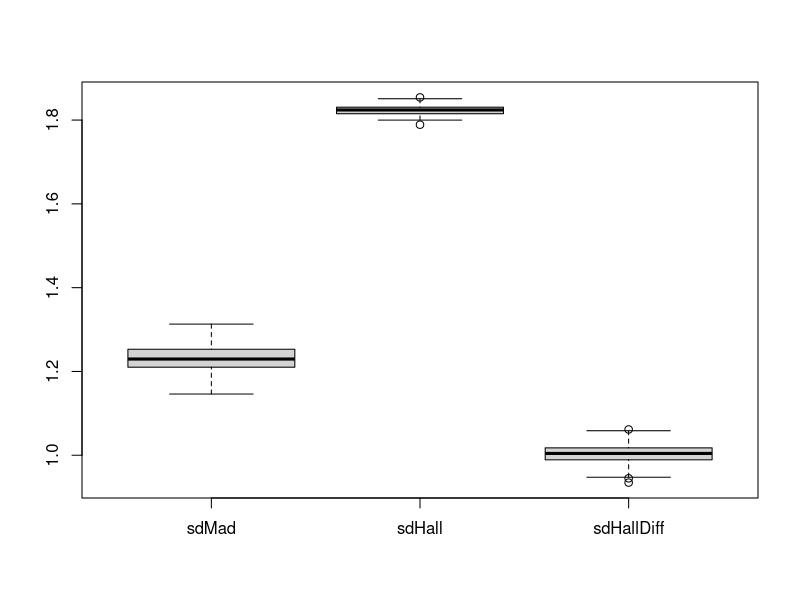
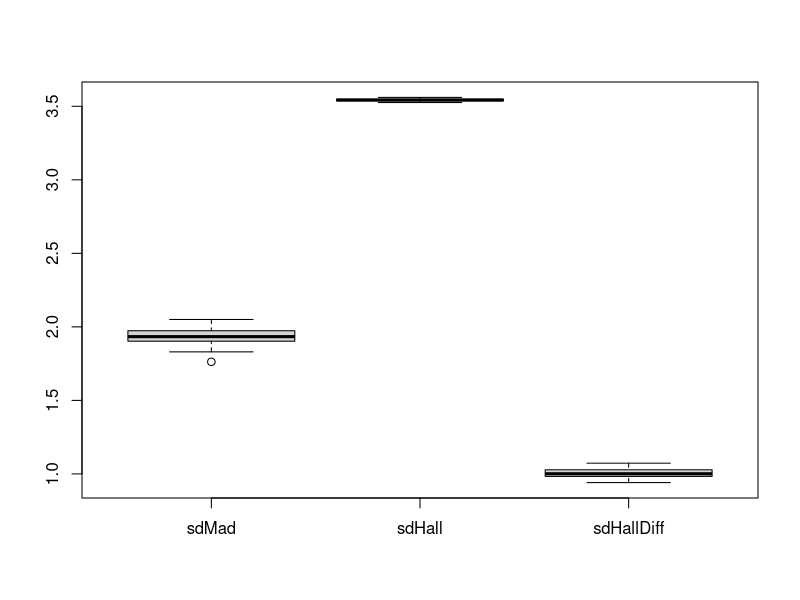
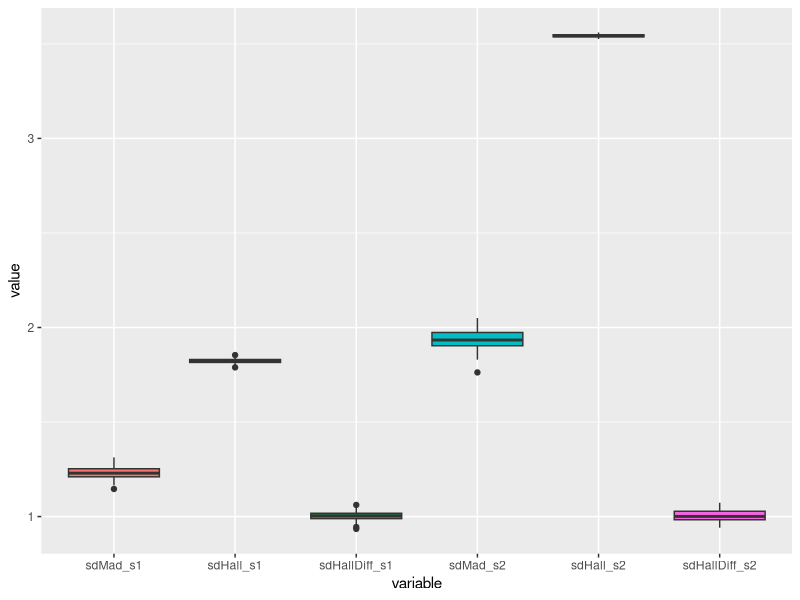

These figures' R source, in order:

# the sdDiff function gives an estimate of the standard deviation with two possible methods (HALL, MAD)

sdDiff <- function(x, method = 'HALL')
{
  if(is.numeric(x) == FALSE || length(x) < 2){stop('x is not a numeric vector of length > 1')}
  if(method == "HALL")
  {
    n = length(x)
    wei <- c(0.1942, 0.2809, 0.3832, -0.8582)
    mat <- wei %*% t(x)
    mat[2, -n] = mat[2, -1]
    mat[3, -c(n-1, n)] = mat[3, -c(1, 2)]
    mat[4, -c(n-2, n-1, n)] = mat[4, -c(1, 2, 3)]
    return(sqrt(sum(apply(mat[, -c(n-2, n-1, n)], 2, sum)^2) / (n-3)))
  }
  if(method == "MAD")
  {
    return(mad(diff(x)/sqrt(2)))
  }
  return(NULL)
}

# the estim_sigma function gives an estimate of the standard deviation 
# with three possible methods (HALL, MAD, sdHallDiff) based on the previous sdDiff function

estim_sigma <- function(signal, sigma, nbSimus)
{
  # the new normalization coefficient
  d0 <- 0.1942
  d1 <- 0.2809
  d2 <- 0.3832
  d3 <- -0.8582
  corrector <- sqrt(d3^2 + (d2-d3)^2 + (d1-d2)^2 + (d0-d1)^2 + d0^2)
  
  #data generation
  n <- length(signal)
  y <- signal + rnorm(n, 0, sigma)
  
  sdMad <- sdDiff(y, method = "MAD")
  sdHall <- sdDiff(y, method = "HALL")
  sdHallDiff <- sdDiff(diff(y), method = "HALL")/corrector
  
  response <- c(sdMad = sdMad, sdHall = sdHall, sdHallDiff = sdHallDiff)
  return(response)
}
 
########             ########
######## SIMULATIONS ########
########             ########

nbSimus <- 100 #number of simulations

sigma <- 1 # We choose a noise level (standard deviation)
n <- 333 # data length is 3*n

signal1 <- c(seq(from = 0, to = n, length.out = n), seq(from = n, to = 0, length.out = n),  seq(from = 0, to = n, length.out = n))
signal2 <- n * cos(3*pi/(3*n) * 0:(3*n-1))

##### estimation nbSimus times of the three sd estimates #####
res_signal1 <- replicate(nbSimus, estim_sigma(signal1, sigma))
res_signal2 <- replicate(nbSimus, estim_sigma(signal2, sigma))

df_s1 <- as.data.frame(t(res_signal1))
df_s2 <- as.data.frame(t(res_signal2))

########         ########
######## results ########
########         ########

colMeans(df_s1)
colMeans(df_s2)

apply(df_s1, 2, sd)
apply(df_s2, 2, sd)


########          ########
######## boxplots ######## 
########          ########

## Simple boxplots
boxplot(df_s1)
boxplot(df_s2)

## Fancy boxplots
library(ggplot2)
library(reshape2)

df <- cbind(df_s1, df_s2)
colnames(df) <- c("sdMad_s1", "sdHall_s1", "sdHallDiff_s1", "sdMad_s2", "sdHall_s2", "sdHallDiff_s2")

ggplot(data = melt(df), aes(x=variable, y=value)) + geom_boxplot(aes(fill=variable)) + theme(legend.position="none")

